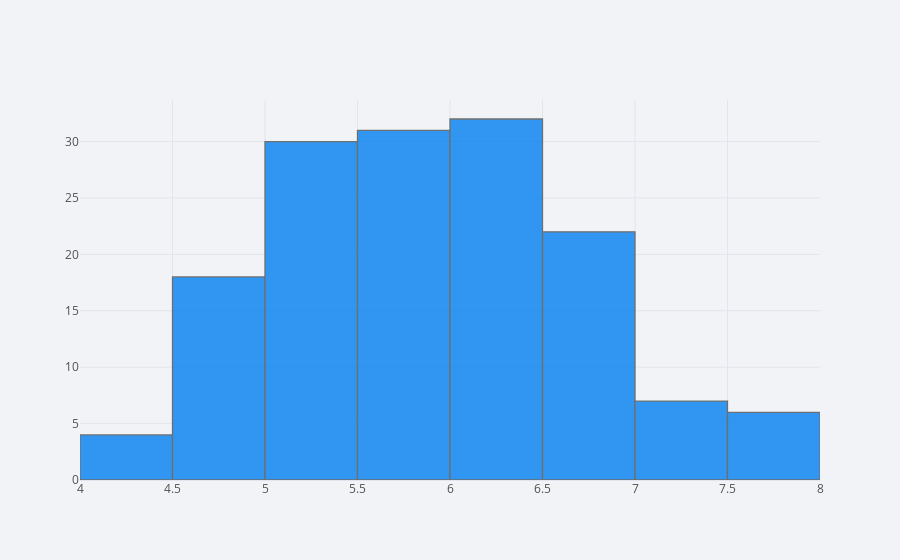

Notebook source saved alongside this figure:
### Code cell
df['sepal_length'].iplot(kind='hist')

### Figure 1 — Plotly figure (JSON) as saved in the notebook; plotly's stock layout.template omitted (floating-point values rounded to 4 significant figures; data arrays with more than 128 entries replaced by an {"elided": "..."} marker saying what was removed)
{"data": [{"histfunc": "count", "histnorm": "", "marker": {"color": "rgba(0, 128, 240, 1.0)", "line": {"color": "#505050", "width": 1.3}}, "name": "sepal_length", "opacity": 0.8, "orientation": "v", "type": "histogram", "x": {"elided": "150 float values"}}], "layout": {"barmode": "overlay", "legend": {"bgcolor": "#F2F3F7", "font": {"color": "#505050"}}, "paper_bgcolor": "#F2F3F7", "plot_bgcolor": "#F2F3F7", "title": {"font": {"color": "#484848"}}, "xaxis": {"gridcolor": "#E1E5ED", "showgrid": true, "tickfont": {"color": "#505050"}, "title": {"font": {"color": "#505050"}, "text": ""}, "zerolinecolor": "#E1E5ED"}, "yaxis": {"gridcolor": "#E1E5ED", "showgrid": true, "tickfont": {"color": "#505050"}, "title": {"font": {"color": "#505050"}, "text": ""}, "zerolinecolor": "#E1E5ED"}}}
